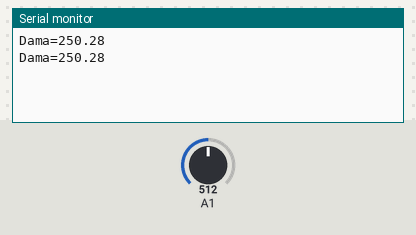
Simulated run of this sketch. Board: Arduino Uno, built with avr-gcc and run on an emulated ATmega328P. Parts: the last lines printed to the serial monitor. The test bench sets the inputs (shaded band); at power-on: A1 = 512.

Above: at 1.8 s.
1.9 s: A1 set to 716
At 2.5 s:
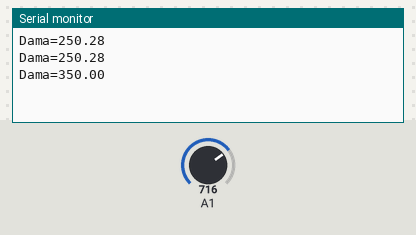
3.4 s: A1 set to 900
At 4.8 s:
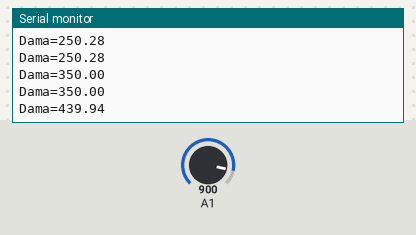
Timing chart, 0 to 6.4 s (numbered marks = the images above; inputs shaded):
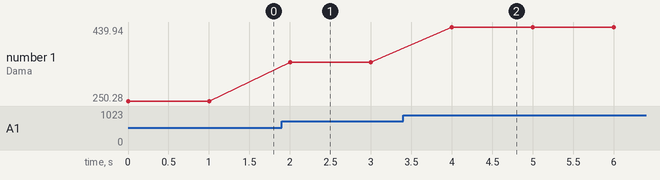

Measured:
- after the input at 1.9 s, the serial monitor: prints a new line after 0.10 s (image 1)
- after the input at 3.4 s, the serial monitor: prints a new line after 0.60 s (image 2)
- plotted number 1: 250.28 → 350 after the input at 1.9 s, 350 → 439.94 after the input at 3.4 s

The sketch:

Temp.ino
```cpp
void setup() {
Serial.begin(9600);

}

void loop() {
float d=analogRead(A1);
d=d*0.488822000;
Serial.print("Dama=");
Serial.println(d);
delay(1000);

}
```
